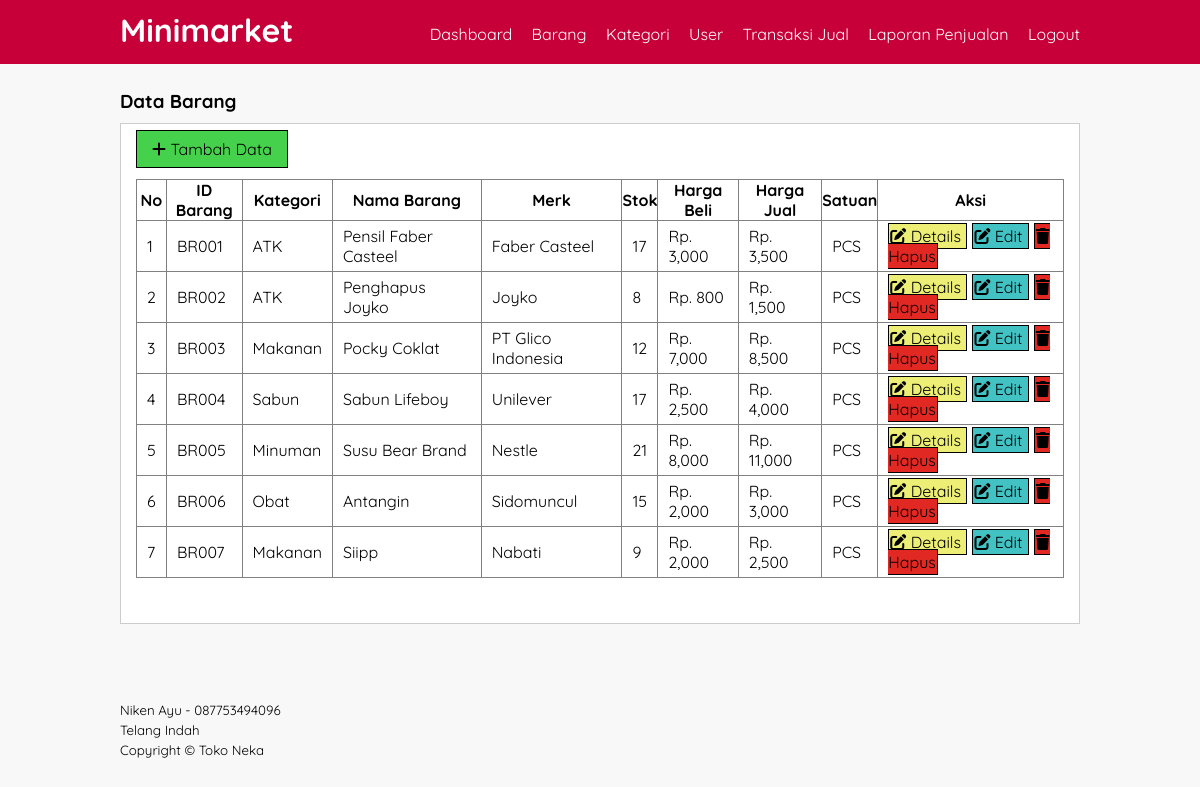
/barang.php (signed in), run on the app's committed database.
### tables this page shows
CREATE TABLE `toko` (
  `id_toko` int(11) NOT NULL,
  `nama_toko` varchar(32) NOT NULL,
  `alamat_toko` text NOT NULL,
  `tlp` varchar(13) NOT NULL,
  `nama_pemilik` varchar(32) NOT NULL
);

### barang.php (the view, shortened to what this page needs)
<?php
	require "function.php";
	$v_brg = mysqli_query($conn, "SELECT * FROM v_barang");
?>
<!DOCTYPE html>
<html>
<head>
	<link rel="stylesheet" type="text/css" href="style.css">
	<link rel="stylesheet" type="text/css" href="font/css/all.css">
</head>
<body>
	<header>
		<div class="container">
			<h1><a href=""> Minimarket </h1>
			<ul>
				<li><a href="index.php"> Dashboard </a></li>
				<li><a href="barang.php"> Barang </a></li>
				<li><a href="kategori.php"> Kategori </a></li>
				<li><a href="user.php"> User </a></li>
				<li><a href="jual.php"> Transaksi Jual </a></li>
				<li><a href="laporan.php"> Laporan Penjualan </a></li>
				<li><a href="logout.php"> Logout </a></li>
			</ul>
		</div>
	</header>
	<div class="section">
		<div class="container">
			<h3> Data Barang</h3>
			<div class="box">
				<table border="1" cellspacing="0" class="table">
					<thead>
						<tr>
							<th> No </th>
							<th> ID Barang </th>
							<th> Kategori </th>
							<th> Nama Barang </th>
							<th> Merk </th>
							<th> Stok </th>
							<th> Harga Beli </th>
							<th> Harga Jual </th>
							<th> Satuan </th>
							<th> Aksi </th>
						</tr>
					</thead>
					<tbody>
						<?php $i=1; ?>
				        <?php while ($row = mysqli_fetch_assoc($v_brg)) : ?>
						<tr>
							<td> <?php echo $i;?> </td>
							<td> <?php echo $row['id_barang'];?> </td>
							<td> <?php echo $row['nama_kategori'];?> </td>
							<td> <?php echo $row['nama_barang'];?> </td>
							<td> <?php echo $row['merk'];?> </td>
							<td> <?php echo $row['stok'];?> </td>
							<td> Rp. <?php echo number_format($row['harga_beli']);?> </td>
							<td> Rp. <?php echo number_format($row['harga_jual']);?> </td>
							<td> <?php echo $row['satuan_barang'];?> </td>
							<td>
								<a href="barang-details.php?id=<?= $row["id"];?>"><span id="details"><i class="fa-solid fa-pen-to-square"></i> Details </span></a>
								<a href="barang-edit.php?id=<?= $row["id"];?>"><span id="edit"><i class="fa-solid fa-pen-to-square"></i> Edit  </span></a>
								<a href="barang-hapus.php?id=<?= $row["id"];?>"><span id="hapus"><i class="fa-solid fa-trash"></i> Hapus </span></a>
							</td>
						</tr>
				        <?php $i++; ?>
				        <?php endwhile; ?>
					</tbody>
					<p><a href="barang-tambah.php"><span id="tambah"> <i class="fa-solid fa-plus"></i>  Tambah Data </span></a></p><br>
				</table>
			</div>
		</div>
	</div>
	<footer>
		<div class="container">
			<?php
				$toko = mysqli_query($conn, "SELECT * FROM toko WHERE id_toko = 1");
				$viewtoko = mysqli_fetch_assoc($toko);
			?>
			<small> <?php echo $viewtoko['nama_pemilik']; ?> -
					<?php echo $viewtoko['tlp']; ?></small><br>
			<small> <?php echo $viewtoko['alamat_toko']; ?></small><br>
			<small> Copyright &copy; <?php echo $viewtoko['nama_toko']; ?></small>
		</div>
	</footer>
</body>
</html>

### style.css (style rules this page uses)
* { padding: 0; margin: 0; font-family: 'Quicksand',sans-serif; }
body { background-color: #f8f8f8; }
a { color: inherit; text-decoration: none; }
#tambah { padding: 8px 15px; color: black; border: 1px solid; cursor: pointer; background-color: #46D14C; }
#details { padding: 2px 1px; color: black; border: 1px solid black; cursor: pointer; background-color: #ECEE76; margin-right: 5px; }
#edit { padding: 2px 1px; color: black; border: 1px solid black; cursor: pointer; background-color: #43C2C4; margin-right: 5px; }
#hapus { padding: 2px 1px; color: black; border: 1px solid black; cursor: pointer; background-color: #E12823; }
header { background-color: #c70039; color: #fff; }
header h1 { float: left; padding: 10px 0; }
header ul { float: right; }
header ul li { display: inline-block; }
header ul li a { padding: 20px 0 20px 15px; display: inline-block; }
footer { padding: 25px 0; }
.container { width: 80%; margin: 0 auto; }
.container:after { content: ""; display: block; clear: both; }
.section { padding: 25px 0; }
.box { background-color: #fff; border: 1px solid #ccc; padding: 15px; box-sizing: border-box; margin: 10px 0 25px 0; }
.box:after { content: ""; display: block; clear: both; }
.table { width: 100%; border-collapse: collapse; margin-bottom: 30px; }
.table tr { height: 30px; }
.table tr td { padding: 5px 10px; }

### data on the page
toko: nama_pemilik "Niken Ayu", tlp "087753494096", alamat_toko "Telang Indah", nama_toko "Toko Neka"

### other printed values
$row['id_barang'] "BR001"
$row['nama_kategori'] "ATK"
$row['nama_barang'] "Pensil Faber Casteel"
$row['merk'] "Faber Casteel"
$row['stok'] "17"
$row['harga_beli'] "3,000"
$row['harga_jual'] "3,500"
$row['satuan_barang'] "PCS"
$row['id_barang'] "BR002"
$row['nama_barang'] "Penghapus Joyko"
$row['merk'] "Joyko"
$row['stok'] "8"
$row['harga_beli'] "800"
$row['harga_jual'] "1,500"
$row['id_barang'] "BR003"
